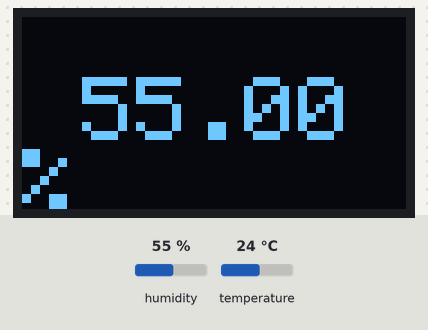
Bench run of a program on a simulated ESP32. Parts: 128×64 one-colour display. The inputs (shaded band) are chosen by the test bench; at power-on: humidity 55 %, temperature 24 °C. The display library's start-up logo is not drawn; what the program prints to the serial monitor is not drawn.

Above: at 10.6 s.
10.7 s: humidity set to 22 %
At 20.5 s:
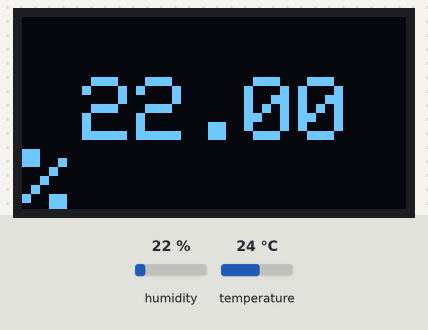
24.9 s: temperature set to 12 °C
At 33.7 s:
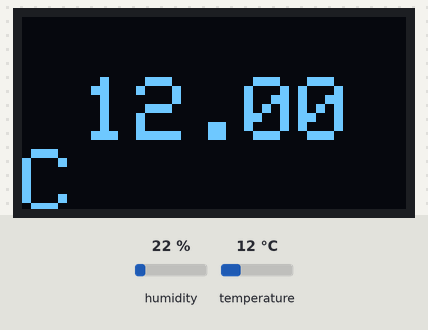
39.1 s: humidity set to 40 %
At 40.5 s:
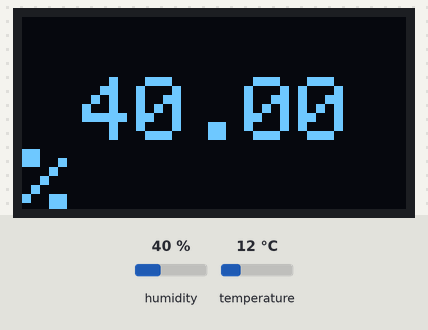
53.3 s: temperature set to 19 °C
At 63.7 s:
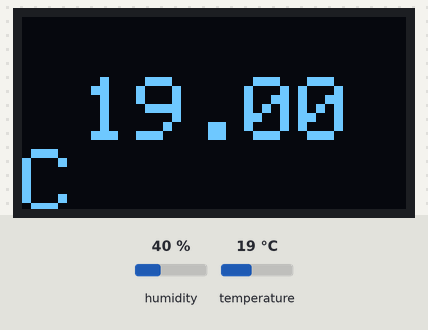
Timing chart, 0 to 65.2 s (numbered marks = the images above; inputs shaded):
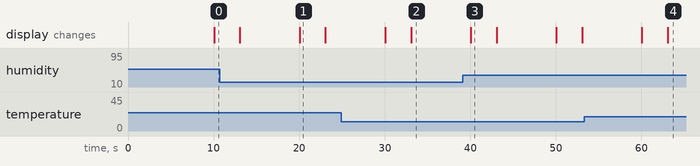

Measured:
- after the input at 10.7 s, the display: first differs from a run without the input after 9.3 s (image 1)
- after the input at 24.9 s, the display: first differs from a run without the input after 8.2 s (image 2)
- after the input at 39.1 s, the display: changes after 0.95 s (image 3)
- after the input at 53.3 s, the display: first differs from a run without the input after 9.8 s (image 4)
- what the display in image 1 shows lasts 3.1 s, from 20.0 s to 23.1 s

The program:

main.cpp
```cpp
#include <Arduino.h>
#include <Wire.h>
#include <DHT.h>
#include <Adafruit_SSD1306.h>
#include <Adafruit_GFX.h>

#define DHTTYPE DHT11
//************** OLED ******************
//************* SCREEN******************
#define SCREEN_WIDTH 128 // OLED display width, in pixels
#define SCREEN_HEIGHT 64 // OLED display height, in pixels

// Declaration for an SSD1306 display connected to I2C (SDA, SCL pins)
#define OLED_RESET     -1 // Reset pin # (or -1 if sharing Arduino reset pin)
Adafruit_SSD1306 display(SCREEN_WIDTH, SCREEN_HEIGHT, &Wire, OLED_RESET);
const int DHTPin = 4;

DHT dht(DHTPin, DHTTYPE);
void ver_pantalla(String, String);

hw_timer_t *My_timer = NULL;
void IRAM_ATTR onTimer(){
  //
  float h = dht.readHumidity();//read humidity
 	float t = dht.readTemperature();// Read temperature as Celsius (the default)

	String str_h = String(h);
	String str_tem = String(t);

  String serial_str_h = "Humidity: " + str_h;
  String serial_str_tem = "temperature: " + str_tem;

  //Monitoreo Serial
	Serial.println(serial_str_h);
	Serial.println(serial_str_tem);

  //Monitoreo pantalla LCD
  ver_pantalla(str_h,str_tem);
}

void setup() {
  Serial.begin(115200);
  pinMode(DHTPin,INPUT);

  //timer interrupt
  My_timer = timerBegin(0, 80, true);
  timerAttachInterrupt(My_timer, &onTimer, true);
  timerAlarmWrite(My_timer, 10000000, true);//each 10s
  timerAlarmEnable(My_timer); //Just Enable

  display.begin(SSD1306_SWITCHCAPVCC, 0x3C); // Address 0x3C for 128x32
  // Show image buffer on the display hardware.
  // Since the buffer is intialized with an Adafruit splashscreen
  // internally, this will display the splashscreen.
  display.display();
  Serial.println("OLED begun");
  delay(1000);
  display.clearDisplay(); // Clear the buffer.
  display.display();

  dht.begin();

}

void loop() {

}

void ver_pantalla(String str_h, String str_tem) {

  display.clearDisplay();
  //Monitoreo por pantalla
	display.setTextSize(3);
  display.setTextColor(SSD1306_WHITE);
  display.setCursor(20,20);
  display.print(str_h + " %");
  display.display();
  delay(3000);//clear each 3s
	display.clearDisplay();

  display.setTextSize(3);
  display.setTextColor(SSD1306_WHITE);
  display.setCursor(20,20);
  display.print(str_tem + " C");
  display.display();

}
```
